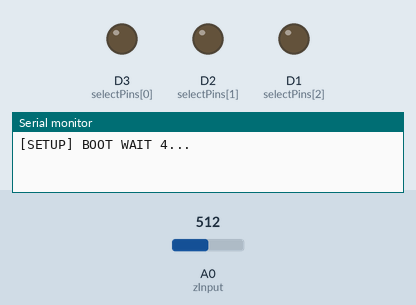
Bench run of a sketch on a simulated ESP8266 (NodeMCU). Shown: output pins drawn as LEDs (lit = HIGH), the last lines printed to the serial monitor. The test bench sets the inputs (shaded band); at power-on: A0 (zInput) = 512. WiFi joins after 1.5 s; servers stay silent unless stated.

Above: at 0.1 s.
At 5.6 s:
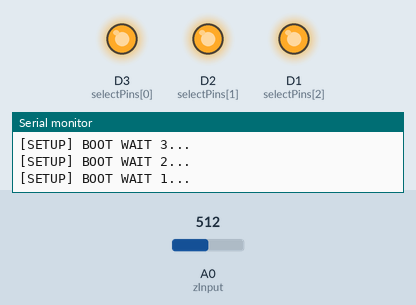
Timing chart, 0 to 7.1 s (numbered marks = the images above):
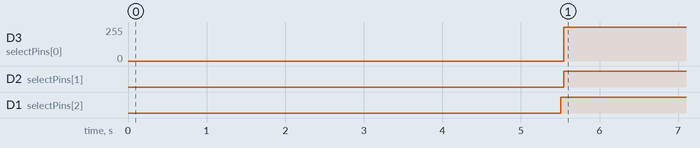

Measured:
- by itself, D3 (selectPins[0]): 0/255 → 255/255 at 5.5 s
- by itself, D2 (selectPins[1]), D1 (selectPins[2]): LOW → HIGH at 5.5 s

The sketch:

Client.ino
```cpp
#include <Arduino.h>

#include <ESP8266WiFi.h>
#include <ESP8266WiFiMulti.h>
#include <SocketIoClient.h>
#include <ArduinoJson.h>

#define USE_SERIAL Serial

//defines - mapeamento de pinos do NodeMCU
#define D0    16
#define D1    5
#define D2    4
#define D3    0
#define D4    2
#define D5    14
#define D6    12
#define D7    13
#define D8    15
#define D9    3
#define D10   1

ESP8266WiFiMulti WiFiMulti;
SocketIoClient webSocket;

void event(const char * payload, size_t length) {
  USE_SERIAL.printf("got message: %s\n", payload);
}

const int selectPins[3] = {0, 4, 5}; // S0~D3, S1~D2, S2~D1
const int zInput = A0; // Connect common (Z) to A0 (analog input)

float Vo =  0,
      Vi = 0,
      R1 = 0,
      R2 = 10000,
      A = 0,
      Vsen = 0;
int i = 0;

void setup() {
    USE_SERIAL.begin(115200);

    USE_SERIAL.setDebugOutput(true);

    USE_SERIAL.println();
    USE_SERIAL.println();
    USE_SERIAL.println();

      for(uint8_t t = 4; t > 0; t--) {
          USE_SERIAL.printf("[SETUP] BOOT WAIT %d...\n", t);
          USE_SERIAL.flush();
          delay(1000);
      }

    WiFiMulti.addAP("VISITORS", "nossanet1000");

    while(WiFiMulti.run() != WL_CONNECTED) {
        delay(100);
    }

    webSocket.on("event", event);
    webSocket.begin("192.168.0.11", 3000);

    for (int i=0; i<3; i++) {
        pinMode(selectPins[i], OUTPUT);
        digitalWrite(selectPins[i], HIGH);
    }
}

void loop() {
    // Loop through all eight pins.
    for (byte pin=0; pin<=7; pin++) {
        for (int i=0; i<3; i++) {
            digitalWrite(selectPins[i], pin & (1<<i)?HIGH:LOW);
        }

        int inputValue = analogRead(zInput);
        float volt = (inputValue*(3.3/1023));

        if (pin == 4) {
            //USE_SERIAL.print("Vo: " + String(volt) + "\t");
            Vo = volt;
        } else if (pin == 7) {
            //USE_SERIAL.print("Vi: " + String(volt) + "\t");
            Vi = volt;
        } else if (pin == 6) {
            //USE_SERIAL.print("Vsen: " + String(volt) + "\t");
            Vsen = volt;
        }
    }
    A = (Vo/Vi);
    R1 = (R2/(A-1));
    //USE_SERIAL.print("A: " + String(A) + "\t");
    //USE_SERIAL.print("R1: " + String(R1) + "\t");
    StaticJsonDocument<200> msg;
    char mensage[200];

    msg["saidaLM"] = String(Vo);
    msg["entraLM"] = String(Vi);
    msg["ganhoLM"] = String(A);
    msg["valueR1"] = String(R1);

    serializeJson(msg, mensage);

    //USE_SERIAL.println();
    //"{\"saidaLM\":\"bar\", \"entraLM\":\"bar\", \"saidaSensor\":\"bar\", \"ganhoLM\":\"bar\", \"valueR1\":\"bar\"}"
    webSocket.emit("sendMessage", mensage);
    delay(1500);
    webSocket.loop();
}
```
